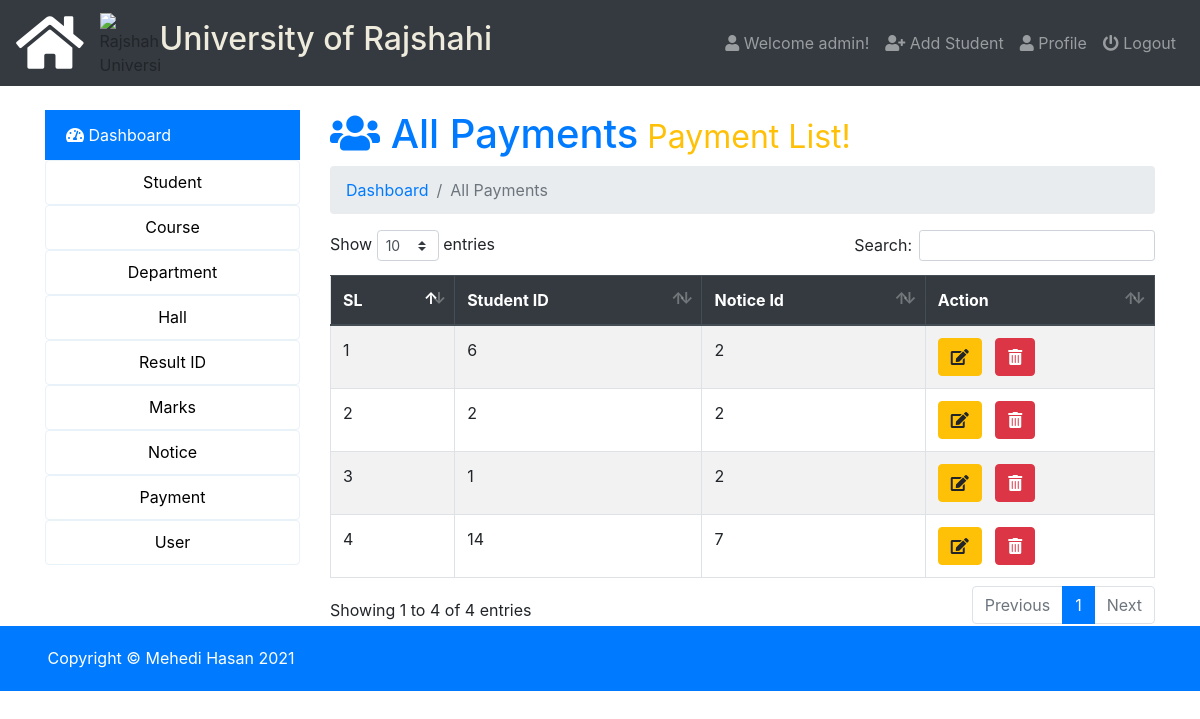
Screenshot of /admin/index.php?page=all-payment (signed in) with the database file from the repository.
### tables this page shows
CREATE TABLE `users` (
  `id` int(5) NOT NULL,
  `name` varchar(50) NOT NULL,
  `email` varchar(50) NOT NULL,
  `username` varchar(50) NOT NULL,
  `password` varchar(100) NOT NULL,
  `photo` varchar(50) NOT NULL,
  `status` varchar(12) NOT NULL,
  `datetime` timestamp NOT NULL DEFAULT CURRENT_TIMESTAMP
);

CREATE TABLE `payment` (
  `payment_id` int(20) NOT NULL,
  `about_me_id` int(20) NOT NULL,
  `student_notice_id` int(20) NOT NULL
);

### admin/all-payment.php (the view, shortened to what this page needs)
<h1 class="text-primary"><i class="fas fa-users"></i>  All Payments<small class="text-warning"> Payment List!</small></h1>
<nav aria-label="breadcrumb">
  <ol class="breadcrumb">
     <li class="breadcrumb-item" aria-current="page"><a href="index.php">Dashboard </a></li>
     <li class="breadcrumb-item active" aria-current="page">All Payments</li>
  </ol>
</nav>
<table class="table  table-striped table-hover table-bordered" id="data">
  <thead class="thead-dark">
    <tr>
      <th scope="col">SL</th>
      <th scope="col">Student ID</th>
      <th scope="col">Notice Id</th>
      <th scope="col">Action</th>
    </tr>
  </thead>
  <tbody>
    <?php
      $query=mysqli_query($db_con,'SELECT * FROM `payment` ORDER BY `payment`.`payment_id` ASC;');
      $i=1;
      while ($result = mysqli_fetch_array($query)) { ?>
      <tr>
        <?php
        echo '<td>'.$i.'</td>
          <td>'.($result['about_me_id']).'</td>
          <td>'.$result['student_notice_id'].'</td>
          <td>
            <a class="btn btn-xs btn-warning" href="index.php?page=edit-payment&id='.base64_encode($result['payment_id']).'">
              <i class="fa fa-edit"></i></a>
             &nbsp; <a class="btn btn-xs btn-danger" onclick="javascript:confirmationDelete($(this));return false;" href="index.php?page=delete-payment&id='.base64_encode($result['payment_id']).'">
             <i class="fas fa-trash-alt"></i></a></td>';?>
      </tr>
     <?php $i++;} ?>
  </tbody>
</table>

### admin/index.php (shortened to what this page needs)
<?php require_once 'db_con.php';
?>
<!doctype html>
<html lang="en">
  <head>
    <link rel="stylesheet" href="../css/bootstrap.min.css">
    <link rel="stylesheet" href="../css/dataTables.bootstrap4.min.css">
    <link rel="stylesheet" href="../css/fontawesome.min.css">
    <link rel="stylesheet" href="../css/solid.min.css">
    <link rel="stylesheet" href="https://cdnjs.cloudflare.com/ajax/libs/animate.css/4.0.0/animate.min.css"/>
    <link rel="stylesheet" type="text/css" href="../css/style.css">
  </head>
  <body>
<nav class="navbar navbar-expand-lg navbar-dark bg-dark">
  <a class="navbar-brand" href="index.php"><i class="fas fa-home fa-3x"></i></a>
  <img src="../img/ru-logo.png" style="width: 60px;height: 60px;" alt="Rajshahi University">
  <h2 style="color: #eeebdd;">University of Rajshahi</h3>
  <div class="navbar-collapse collapse justify-content-end" id="navbarSupportedContent">
    <?php $showuser = $_SESSION['user_login']; $haha = mysqli_query($db_con,"SELECT * FROM `users` WHERE `username`='$showuser';"); $showrow=mysqli_fetch_array($haha); ?>
    <ul class="nav navbar-nav ">
      <li class="nav-item"><a class="nav-link" href="index.php?page=user-profile"><i class="fa fa-user"></i> Welcome <?php echo $showrow['name']; ?>!</a></li>
      <li class="nav-item"><a class="nav-link" href="index.php?page=add-student"><i class="fa fa-user-plus"></i> Add Student</a></li>
      <li class="nav-item"><a class="nav-link" href="index.php?page=user-profile"><i class="fa fa-user"></i> Profile</a></li>
      <li class="nav-item"><a class="nav-link" href="logout.php"><i class="fa fa-power-off"></i> Logout</a></li>
    </ul>
  </div>
</nav>
<br>
<div class="container">
    <div class="row">
        <div class="col-md-3">
            <div class="list-group">
                <div id="menu-content" class="menu-content collapse out">
                    <a href="index.php?page=dashboard" class="list-group-item list-group-item-action active"><i class="fas fa-tachometer-alt"></i> Dashboard</a>
                    <button  data-toggle="collapse" data-target="#student" class="dropbtn collapsed">Student</button>
                    <button  data-toggle="collapse" data-target="#course" class="dropbtn collapsed">Course</button>
                    <button  data-toggle="collapse" data-target="#department" class="dropbtn collapsed">Department</button>
                    <button  data-toggle="collapse" data-target="#hall" class="dropbtn collapsed">Hall</button>
                    <button  data-toggle="collapse" data-target="#result" class="dropbtn collapsed">Result ID</button>
                    <button  data-toggle="collapse" data-target="#mark" class="dropbtn collapsed">Marks</button>
                    <button  data-toggle="collapse" data-target="#notice" class="dropbtn collapsed">Notice</button>
                    <button  data-toggle="collapse" data-target="#payment" class="dropbtn collapsed">Payment</button>
                    <button  data-toggle="collapse" data-target="#user" class="dropbtn collapsed">User</button>
                </div>
            </div>
        </div>
        <div class="col-md-9">
             <div class="content">
                 <?php
                   if (isset($_GET['page'])) {
                    $page = $_GET['page'].'.php';
                    }else{
                      $page = 'dashboard.php';
                    }
                    if (file_exists($page)) {
                      require_once $page;
                    }else{
                      require_once '404.php';
                    }
                  ?>
             </div>
          </div>
        </div>
    </div>
    <footer>
      <div class="container">
      <p>Copyright &copy; Mehedi Hasan <?php echo date('Y') ?></p>
      </div>
    </footer>
  </body>
</html>

### css/style.css (style rules this page uses)
footer { background: #007BFF; color: #fff; padding: 20px 0px 5px 5px; }

### admin/index.php (style rules this page uses)
.dropbtn { width:100%; height: 45px; border-style: ridge; line-height: 35px; padding: 0 12px; display: inline-block; border-radius: 4px; cursor: pointer; transition: all .1s; box-sizing: border-box; text-align: center; background-color: #fff; border: 1px solid #e9f2f9; font-size: 16px; position: relative; }
.list-group .menu-content { display: block; }

### rows the page displays
users: name "admin"
payment: about_me "6", student_notice "2"
payment: about_me "2", student_notice "2"
payment: about_me "1", student_notice "2"
payment: about_me "14", student_notice "7"
